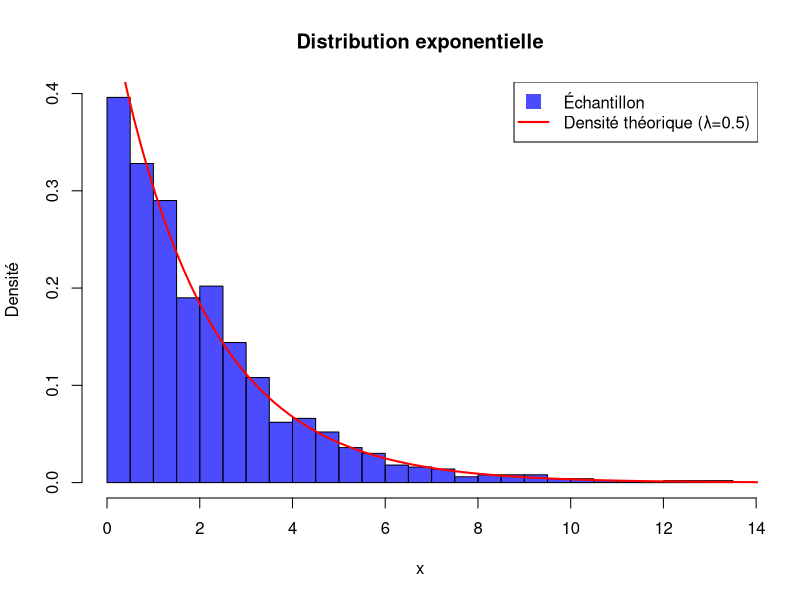
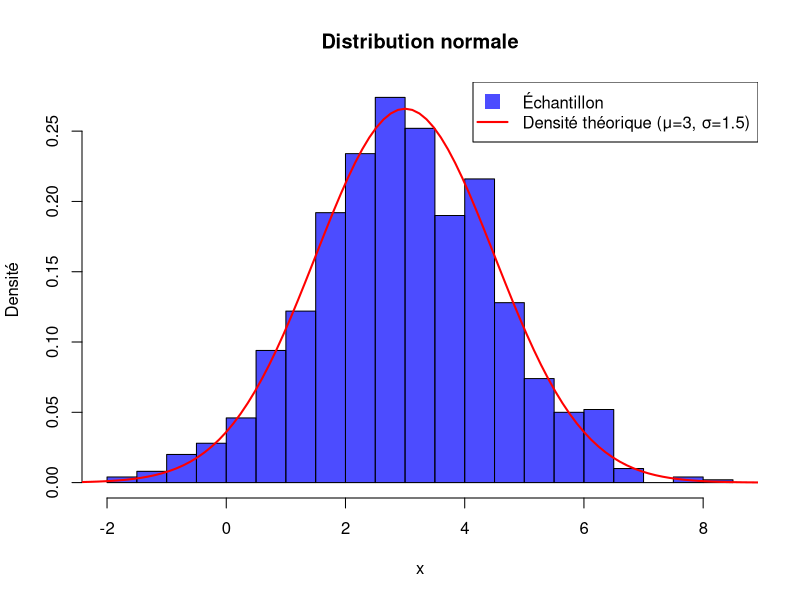
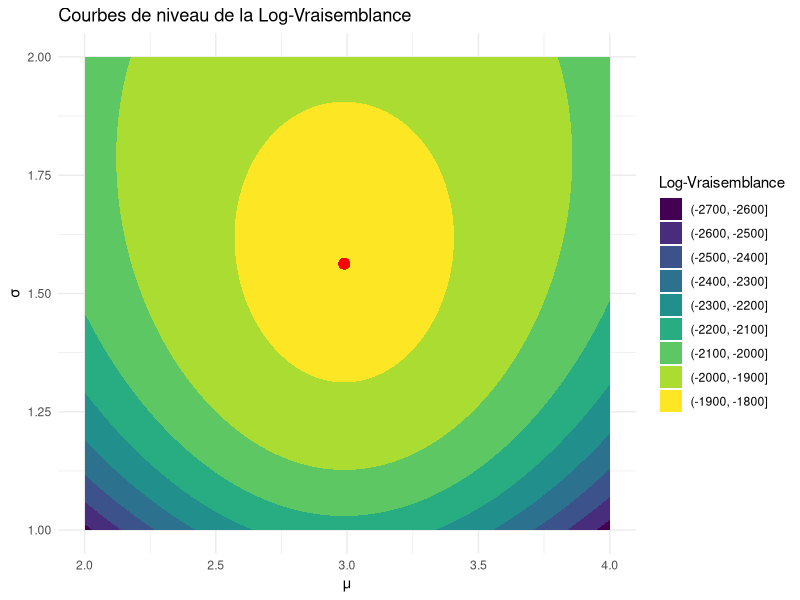
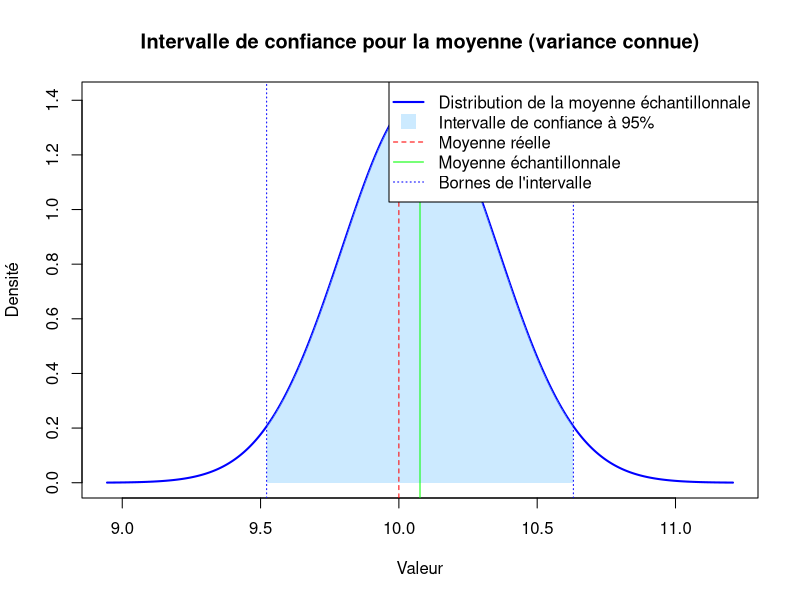
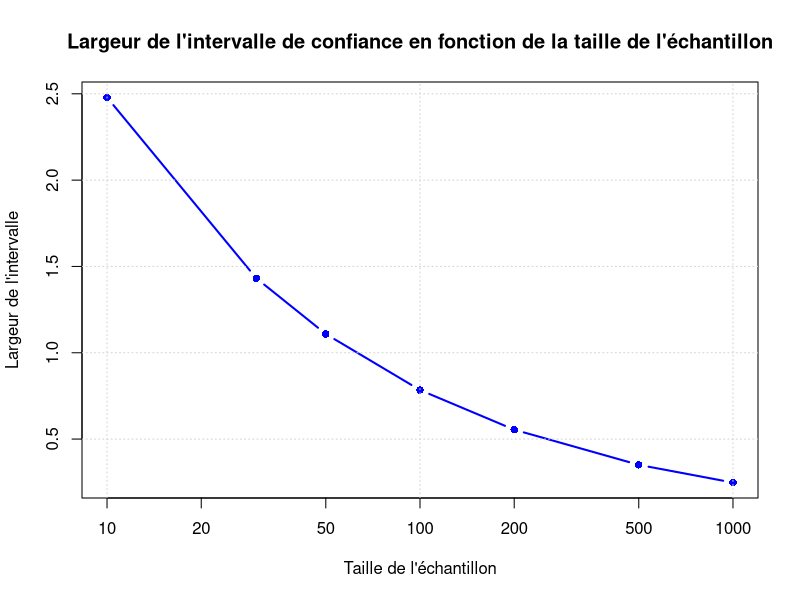
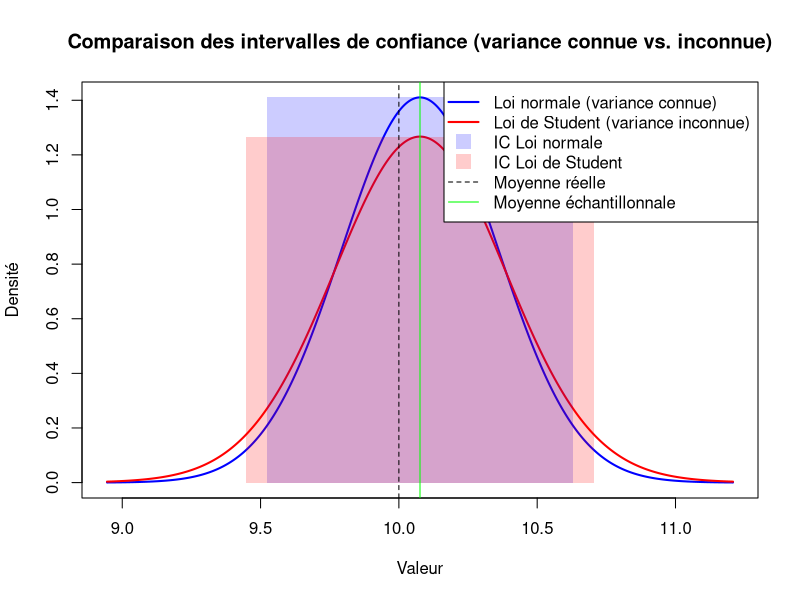
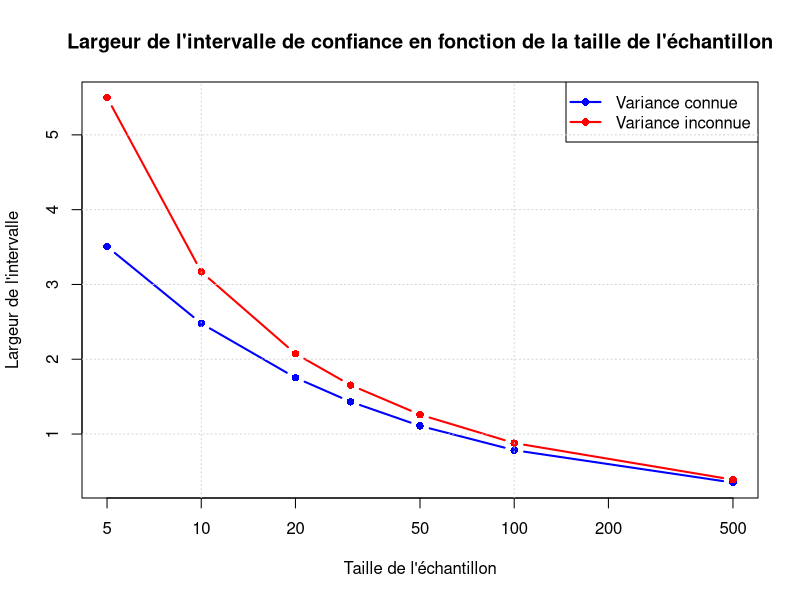

Write the R code that produced these figures, in order.
# TP Estimation Statistique Avancée
#
# Dans ce TP, nous allons explorer différentes méthodes d'estimation statistique :
# * Estimation ponctuelle (méthode des moments et maximum de vraisemblance)
# * Estimation par intervalle de confiance pour une moyenne (variance connue et inconnue)

# Importation des bibliothèques nécessaires
library(ggplot2)
library(stats)
library(optimx)

# Configuration pour la reproductibilité
set.seed(0)

# --------------------------------------------------------
# 1. Estimation ponctuelle
#
# L'estimation ponctuelle consiste à estimer un paramètre inconnu d'une distribution 
# par une valeur unique calculée à partir d'un échantillon. Nous allons explorer 
# deux méthodes principales :
# * Méthode des moments
# * Maximum de vraisemblance
# --------------------------------------------------------

# --------------------------------------------------------
# 1.1 Méthode des moments
#
# La méthode des moments consiste à égaler les moments théoriques de la distribution 
# aux moments empiriques calculés à partir de l'échantillon.
#
# Prenons l'exemple d'une distribution exponentielle où nous voulons estimer le paramètre λ.
# --------------------------------------------------------

# Génération d'un échantillon suivant une loi exponentielle
lambda_true <- 0.5  # Valeur réelle du paramètre λ
taille_echantillon <- 1000
echantillon_exp <- rexp(n = taille_echantillon, rate = lambda_true)

# Visualisation de l'échantillon
hist(echantillon_exp, breaks = 30, freq = FALSE, 
     main = "Distribution exponentielle", 
     xlab = "x", ylab = "Densité", 
     col = rgb(0, 0, 1, 0.7))

# Superposition de la densité théorique
curve(lambda_true * exp(-lambda_true * x), 
      from = 0, to = 15, 
      col = "red", lwd = 2, add = TRUE)

legend("topright", 
       legend = c("Échantillon", paste0("Densité théorique (λ=", lambda_true, ")")), 
       col = c(rgb(0, 0, 1, 0.7), "red"), 
       lty = c(NA, 1), lwd = c(NA, 2), pch = c(15, NA), 
       pt.cex = 2)

# Estimation de λ par la méthode des moments
# Pour une loi exponentielle, E[X] = 1/λ
# Donc λ = 1/E[X]
lambda_moments <- 1 / mean(echantillon_exp)

cat("Valeur réelle de λ :", lambda_true, "\n")
cat("Estimation de λ par la méthode des moments :", sprintf("%.6f", lambda_moments), "\n")
cat("Erreur relative :", sprintf("%.2f%%", 100 * abs(lambda_moments - lambda_true) / lambda_true), "\n")

# Illustrons maintenant la méthode des moments pour une distribution normale où nous voulons 
# estimer μ et σ².

# Génération d'un échantillon suivant une loi normale
mu_true <- 3
sigma_true <- 1.5
echantillon_norm <- rnorm(n = taille_echantillon, mean = mu_true, sd = sigma_true)

# Visualisation de l'échantillon
hist(echantillon_norm, breaks = 30, freq = FALSE, 
     main = "Distribution normale", 
     xlab = "x", ylab = "Densité", 
     col = rgb(0, 0, 1, 0.7))

# Superposition de la densité théorique
curve(dnorm(x, mean = mu_true, sd = sigma_true), 
      from = mu_true - 4*sigma_true, to = mu_true + 4*sigma_true, 
      col = "red", lwd = 2, add = TRUE)

legend("topright", 
       legend = c("Échantillon", paste0("Densité théorique (μ=", mu_true, ", σ=", sigma_true, ")")), 
       col = c(rgb(0, 0, 1, 0.7), "red"), 
       lty = c(NA, 1), lwd = c(NA, 2), pch = c(15, NA), 
       pt.cex = 2)

# Estimation par la méthode des moments
# Pour une loi normale, E[X] = μ et Var(X) = σ²
mu_moments <- mean(echantillon_norm)
sigma2_moments <- var(echantillon_norm) * (taille_echantillon - 1) / taille_echantillon  # Variance biaisée
sigma_moments <- sqrt(sigma2_moments)

cat("Valeurs réelles : μ =", mu_true, ", σ =", sigma_true, ", σ² =", sigma_true^2, "\n")
cat("Estimations par la méthode des moments :\n")
cat("  μ =", sprintf("%.6f", mu_moments), "\n")
cat("  σ =", sprintf("%.6f", sigma_moments), "\n")
cat("  σ² =", sprintf("%.6f", sigma2_moments), "\n")
cat("Erreurs relatives : μ =", sprintf("%.2f%%", 100 * abs(mu_moments - mu_true) / mu_true), 
    ", σ =", sprintf("%.2f%%", 100 * abs(sigma_moments - sigma_true) / sigma_true), "\n")

# --------------------------------------------------------
# 1.2 Maximum de vraisemblance
#
# Le principe du maximum de vraisemblance consiste à choisir comme estimateur 
# la valeur du paramètre qui maximise la probabilité d'observer l'échantillon donné.
#
# Commençons par l'exemple de la loi exponentielle.
# --------------------------------------------------------

# Fonction de log-vraisemblance négative pour une loi exponentielle
log_vraisemblance_exp <- function(lambda_val, data) {
  # log L(λ) = n log(λ) - λ Σx_i
  n <- length(data)
  # On minimise -log L
  return(-1 * (n * log(lambda_val) - lambda_val * sum(data)))
}

# Estimation de λ par maximum de vraisemblance
resultat <- optimize(f = log_vraisemblance_exp, 
                     interval = c(1e-10, 10), 
                     data = echantillon_exp)
lambda_mle <- resultat$minimum

# Comparaison avec la méthode des moments
cat("Valeur réelle de λ :", lambda_true, "\n")
cat("Estimation de λ par maximum de vraisemblance :", sprintf("%.6f", lambda_mle), "\n")
cat("Estimation de λ par la méthode des moments :", sprintf("%.6f", lambda_moments), "\n")
cat("Erreur relative (MLE) :", sprintf("%.2f%%", 100 * abs(lambda_mle - lambda_true) / lambda_true), "\n")

# Pour une loi exponentielle, l'estimateur du maximum de vraisemblance est en fait identique 
# à l'estimateur des moments : λ = 1/x̄.
#
# Vérifions :

# Calcul direct de l'estimateur du maximum de vraisemblance
lambda_mle_direct <- 1 / mean(echantillon_exp)
cat("MLE direct :", sprintf("%.6f", lambda_mle_direct), "\n")
cat("MLE par optimisation :", sprintf("%.6f", lambda_mle), "\n")
cat("Différence :", sprintf("%.10f", abs(lambda_mle_direct - lambda_mle)), "\n")

# Maintenant, utilisons le maximum de vraisemblance pour estimer les paramètres d'une distribution normale.

# Fonction de log-vraisemblance négative pour une loi normale
log_vraisemblance_norm <- function(params, data) {
  mu <- params[1]
  sigma <- params[2]
  n <- length(data)
  # log L(μ,σ) = -n/2 log(2π) - n log(σ) - 1/(2σ²) Σ(x_i - μ)²
  return(-1 * (-n/2 * log(2*pi) - n * log(sigma) - 1/(2*sigma^2) * sum((data - mu)^2)))
}

# Estimation par maximum de vraisemblance
resultat <- optim(par = c(0, 1), 
                  fn = log_vraisemblance_norm, 
                  data = echantillon_norm, 
                  method = "L-BFGS-B", 
                  lower = c(-Inf, 1e-10), 
                  upper = c(Inf, Inf))
mu_mle <- resultat$par[1]
sigma_mle <- resultat$par[2]

# Comparaison avec la méthode des moments
cat("Valeurs réelles : μ =", mu_true, ", σ =", sigma_true, "\n")
cat("Estimations par maximum de vraisemblance : μ =", sprintf("%.6f", mu_mle), 
    ", σ =", sprintf("%.6f", sigma_mle), "\n")
cat("Estimations par la méthode des moments : μ =", sprintf("%.6f", mu_moments), 
    ", σ =", sprintf("%.6f", sigma_moments), "\n")

# Pour une loi normale, les estimateurs du maximum de vraisemblance pour μ et σ sont :
# - μ̂ = 1/n Σx_i (la moyenne empirique)
# - σ̂² = 1/n Σ(x_i - μ̂)² (la variance biaisée)
#
# Vérifions :

# Calcul direct des estimateurs du maximum de vraisemblance
mu_mle_direct <- mean(echantillon_norm)
# Notez que c'est la variance biaisée (divisée par n et non par n-1)
sigma_mle_direct <- sqrt(sum((echantillon_norm - mu_mle_direct)^2) / length(echantillon_norm))

cat("MLE direct : μ =", sprintf("%.6f", mu_mle_direct), 
    ", σ =", sprintf("%.6f", sigma_mle_direct), "\n")
cat("MLE par optimisation : μ =", sprintf("%.6f", mu_mle), 
    ", σ =", sprintf("%.6f", sigma_mle), "\n")

# Visualisons la fonction de vraisemblance pour la loi normale :

# Création d'une grille de valeurs pour μ et σ
mu_range <- seq(mu_true - 1, mu_true + 1, length.out = 100)
sigma_range <- seq(sigma_true - 0.5, sigma_true + 0.5, length.out = 100)
grid_values <- expand.grid(mu = mu_range, sigma = sigma_range)

# Calcul de la log-vraisemblance pour chaque point de la grille
log_vrais <- numeric(nrow(grid_values))
for(i in 1:nrow(grid_values)) {
  log_vrais[i] <- -log_vraisemblance_norm(c(grid_values$mu[i], grid_values$sigma[i]), echantillon_norm)
}

# Visualisation en 2D (courbes de niveau)
contour_data <- data.frame(grid_values, log_vrais = log_vrais)
ggplot(contour_data, aes(x = mu, y = sigma, z = log_vrais)) +
  geom_contour_filled() +
  geom_point(aes(x = mu_mle, y = sigma_mle), color = "red", size = 3) +
  labs(title = "Courbes de niveau de la Log-Vraisemblance",
       x = "μ", y = "σ", fill = "Log-Vraisemblance") +
  theme_minimal()

# --------------------------------------------------------
# 2. Estimation par intervalle de confiance
#
# Un intervalle de confiance fournit une plage de valeurs plausibles pour un paramètre 
# inconnu, avec un certain niveau de confiance (généralement 95%).
# --------------------------------------------------------

# --------------------------------------------------------
# 2.1 Intervalle de confiance pour la moyenne d'une loi normale (variance connue)
#
# Supposons que nous connaissons la variance σ² de la population et que nous voulons 
# estimer la moyenne μ.
# --------------------------------------------------------

# Génération d'un nouvel échantillon
mu_true <- 10
sigma_true <- 2
taille_echantillon <- 50  # Échantillon plus petit pour mieux illustrer
echantillon <- rnorm(n = taille_echantillon, mean = mu_true, sd = sigma_true)

# Calcul de la moyenne échantillonnale
moyenne_echantillon <- mean(echantillon)

# Niveau de confiance
alpha <- 0.05  # 95% de confiance
z_alpha_2 <- qnorm(1 - alpha/2)  # Quantile de la loi normale centrée réduite

# Erreur standard (écart-type de la moyenne échantillonnale)
erreur_standard <- sigma_true / sqrt(taille_echantillon)

# Intervalle de confiance
ic_inf <- moyenne_echantillon - z_alpha_2 * erreur_standard
ic_sup <- moyenne_echantillon + z_alpha_2 * erreur_standard

cat("Moyenne réelle :", mu_true, "\n")
cat("Moyenne échantillonnale :", sprintf("%.4f", moyenne_echantillon), "\n")
cat("Intervalle de confiance à 95% : [", sprintf("%.4f", ic_inf), 
    ", ", sprintf("%.4f", ic_sup), "]\n", sep = "")
cat("Largeur de l'intervalle :", sprintf("%.4f", ic_sup - ic_inf), "\n")
cat("La moyenne réelle est dans l'intervalle :", ic_inf <= mu_true && mu_true <= ic_sup, "\n")

# Visualisons l'intervalle de confiance :

# Densité de la loi normale de la moyenne échantillonnale
x <- seq(moyenne_echantillon - 4*erreur_standard, 
         moyenne_echantillon + 4*erreur_standard, 
         length.out = 1000)
y <- dnorm(x, mean = moyenne_echantillon, sd = erreur_standard)

# Création du graphique
plot(x, y, type = "l", col = "blue", lwd = 2, 
     main = "Intervalle de confiance pour la moyenne (variance connue)",
     xlab = "Valeur", ylab = "Densité")

# Coloration de l'intervalle de confiance
x_ic <- seq(ic_inf, ic_sup, length.out = 100)
y_ic <- dnorm(x_ic, mean = moyenne_echantillon, sd = erreur_standard)
polygon(c(x_ic, rev(x_ic)), c(y_ic, rep(0, length(y_ic))), 
        col = rgb(0.5, 0.8, 1, 0.4), border = NA)

# Ajout des lignes verticales
abline(v = mu_true, col = "red", lty = 2)
abline(v = moyenne_echantillon, col = "green", lty = 1)
abline(v = ic_inf, col = "blue", lty = 3)
abline(v = ic_sup, col = "blue", lty = 3)

# Ajout de la légende
legend("topright", 
       legend = c("Distribution de la moyenne échantillonnale", 
                  "Intervalle de confiance à 95%", 
                  "Moyenne réelle", 
                  "Moyenne échantillonnale", 
                  "Bornes de l'intervalle"),
       col = c("blue", rgb(0.5, 0.8, 1, 0.4), "red", "green", "blue"),
       lty = c(1, NA, 2, 1, 3), 
       lwd = c(2, NA, 1, 1, 1),
       pch = c(NA, 15, NA, NA, NA),
       pt.cex = 2)

# Illustrons l'effet de la taille de l'échantillon sur la largeur de l'intervalle de confiance :

# Différentes tailles d'échantillon
tailles <- c(10, 30, 50, 100, 200, 500, 1000)
largeurs <- numeric(length(tailles))

for(i in 1:length(tailles)) {
  n <- tailles[i]
  # Erreur standard
  erreur_std <- sigma_true / sqrt(n)
  # Largeur de l'intervalle de confiance
  largeur <- 2 * z_alpha_2 * erreur_std
  largeurs[i] <- largeur
}

# Création du graphique
plot(tailles, largeurs, type = "b", col = "blue", pch = 16, lwd = 2, 
     log = "x", # échelle logarithmique pour l'axe x
     main = "Largeur de l'intervalle de confiance en fonction de la taille de l'échantillon",
     xlab = "Taille de l'échantillon", ylab = "Largeur de l'intervalle")
grid()

# --------------------------------------------------------
# 2.2 Intervalle de confiance pour la moyenne d'une loi normale (variance inconnue)
#
# Lorsque la variance σ² est inconnue, nous l'estimons à partir de l'échantillon 
# et utilisons la loi de Student (t) au lieu de la loi normale.
# --------------------------------------------------------

# Utilisation du même échantillon que précédemment, mais nous "oublions" la variance réelle
# et l'estimons à partir de l'échantillon

# Estimation de la variance (non biaisée)
variance_estimee <- var(echantillon)
ecart_type_estime <- sqrt(variance_estimee)

# Erreur standard estimée
erreur_standard_estimee <- ecart_type_estime / sqrt(taille_echantillon)

# Quantile de la loi de Student
t_alpha_2 <- qt(1 - alpha/2, df = taille_echantillon - 1)  # df = degrés de liberté = n-1

# Intervalle de confiance selon la loi de Student
ic_inf_t <- moyenne_echantillon - t_alpha_2 * erreur_standard_estimee
ic_sup_t <- moyenne_echantillon + t_alpha_2 * erreur_standard_estimee

cat("Moyenne réelle :", mu_true, "\n")
cat("Moyenne échantillonnale :", sprintf("%.4f", moyenne_echantillon), "\n")
cat("Écart-type réel :", sigma_true, "\n")
cat("Écart-type estimé :", sprintf("%.4f", ecart_type_estime), "\n")
cat("Intervalle de confiance à 95% (loi normale) : [", sprintf("%.4f", ic_inf), 
    ", ", sprintf("%.4f", ic_sup), "]\n", sep = "")
cat("Intervalle de confiance à 95% (loi de Student) : [", sprintf("%.4f", ic_inf_t), 
    ", ", sprintf("%.4f", ic_sup_t), "]\n", sep = "")

# Comparons les deux approches (variance connue vs. inconnue) :

# Densité de la loi normale
x <- seq(moyenne_echantillon - 4*erreur_standard, 
         moyenne_echantillon + 4*erreur_standard, 
         length.out = 1000)
y_norm <- dnorm(x, mean = moyenne_echantillon, sd = erreur_standard)

# Densité de la loi de Student (ajustée pour la comparaison)
y_t <- dt((x - moyenne_echantillon) / erreur_standard_estimee, 
          df = taille_echantillon - 1) / erreur_standard_estimee

# Création du graphique
plot(x, y_norm, type = "l", col = "blue", lwd = 2, 
     main = "Comparaison des intervalles de confiance (variance connue vs. inconnue)",
     xlab = "Valeur", ylab = "Densité", 
     ylim = c(0, max(c(y_norm, y_t))))
lines(x, y_t, col = "red", lwd = 2)

# Coloration des intervalles de confiance
rect(ic_inf, 0, ic_sup, max(y_norm), 
     col = rgb(0, 0, 1, 0.2), border = NA)
rect(ic_inf_t, 0, ic_sup_t, max(y_t), 
     col = rgb(1, 0, 0, 0.2), border = NA)

# Ajout des lignes verticales
abline(v = mu_true, col = "black", lty = 2)
abline(v = moyenne_echantillon, col = "green", lty = 1)

# Ajout de la légende
legend("topright", 
       legend = c("Loi normale (variance connue)", 
                  "Loi de Student (variance inconnue)",
                  "IC Loi normale",
                  "IC Loi de Student",
                  "Moyenne réelle",
                  "Moyenne échantillonnale"),
       col = c("blue", "red", rgb(0, 0, 1, 0.2), rgb(1, 0, 0, 0.2), "black", "green"),
       lty = c(1, 1, NA, NA, 2, 1), 
       lwd = c(2, 2, NA, NA, 1, 1),
       pch = c(NA, NA, 15, 15, NA, NA),
       pt.cex = 2)

# Voyons l'impact de la taille de l'échantillon sur la différence entre les deux approches :

# Différentes tailles d'échantillon
tailles <- c(5, 10, 20, 30, 50, 100, 500)
largeurs_norm <- numeric(length(tailles))
largeurs_t <- numeric(length(tailles))

for(i in 1:length(tailles)) {
  n <- tailles[i]
  # Erreur standard
  erreur_std <- sigma_true / sqrt(n)
  # Largeur de l'intervalle de confiance (variance connue)
  largeur_norm <- 2 * z_alpha_2 * erreur_std
  largeurs_norm[i] <- largeur_norm
  
  # Quantile de Student avec n-1 degrés de liberté
  t_val <- qt(1 - alpha/2, df = n - 1)
  # Erreur standard estimée
  erreur_std_estimee <- ecart_type_estime / sqrt(n)
  # Largeur de l'intervalle de confiance (variance inconnue)
  largeur_t <- 2 * t_val * erreur_std_estimee
  largeurs_t[i] <- largeur_t
}

# Création du graphique
plot(tailles, largeurs_norm, type = "b", col = "blue", pch = 16, lwd = 2, 
     log = "x", # échelle logarithmique pour l'axe x
     ylim = range(c(largeurs_norm, largeurs_t)),
     main = "Largeur de l'intervalle de confiance en fonction de la taille de l'échantillon",
     xlab = "Taille de l'échantillon", ylab = "Largeur de l'intervalle")
lines(tailles, largeurs_t, type = "b", col = "red", pch = 16, lwd = 2)
legend("topright", 
       legend = c("Variance connue", "Variance inconnue"),
       col = c("blue", "red"),
       lty = 1, pch = 16, lwd = 2)
grid()
